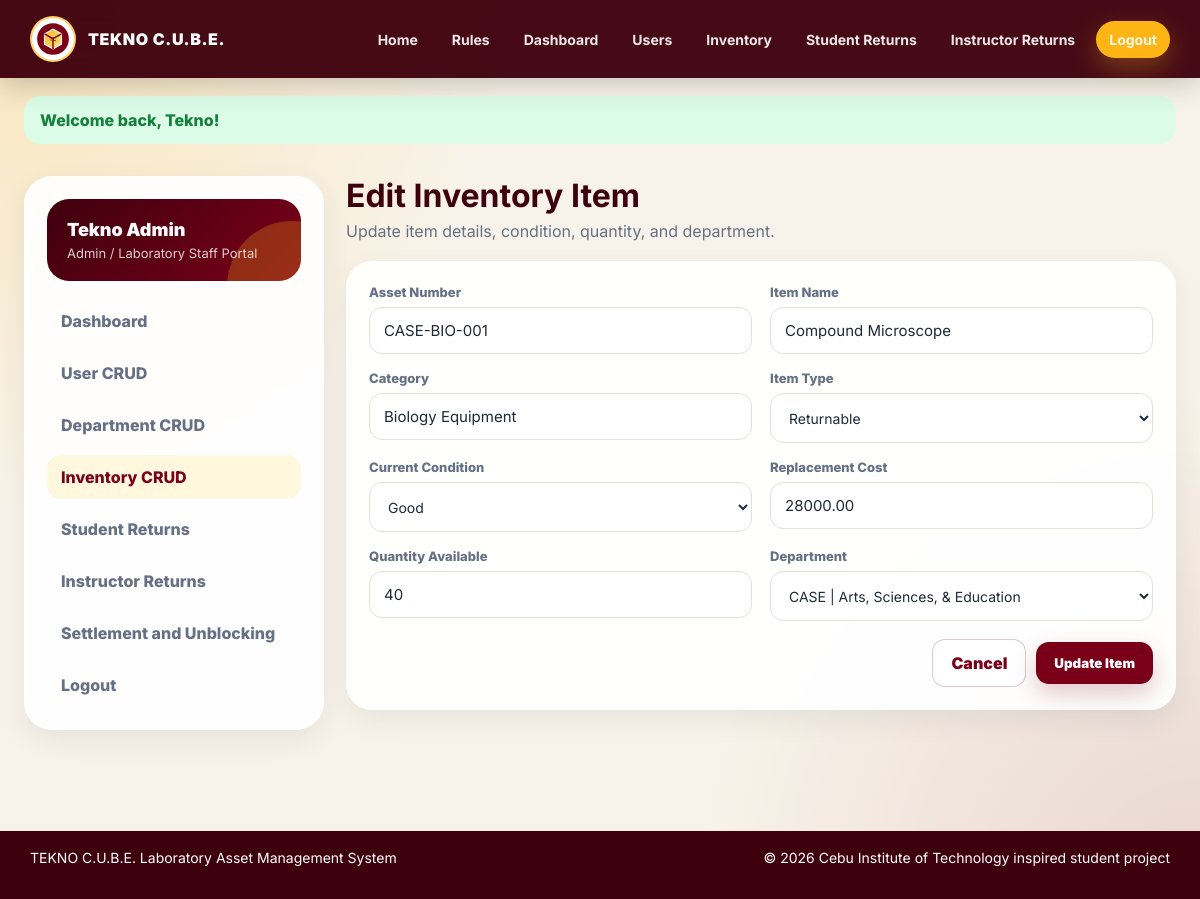
Page /admin/inventory/edit.php?id=CASE-BIO-001 (signed in) on the committed database.
### tables this page shows
CREATE TABLE `User` (
    UserID VARCHAR(20) PRIMARY KEY,
    FirstName VARCHAR(50) NOT NULL,
    LastName VARCHAR(50) NOT NULL,
    UserType ENUM('Student','Instructor','Admin') NOT NULL,
    Email VARCHAR(100) NOT NULL UNIQUE,
    PasswordHash VARCHAR(255) NOT NULL,
    CreatedAt TIMESTAMP NOT NULL DEFAULT CURRENT_TIMESTAMP
);

CREATE TABLE Inventory_item (
    AssetNumber VARCHAR(20) PRIMARY KEY,
    ItemName VARCHAR(100) NOT NULL,
    Category VARCHAR(50) NOT NULL,
    ItemType ENUM('Consumable','Reusable','Returnable') NOT NULL,
    CurrentCondition ENUM('Good','Worn','Damaged') NOT NULL DEFAULT 'Good',
    ReplacementCost DECIMAL(10,2) NOT NULL DEFAULT 0.00,
    QuantityAvailable INT NOT NULL DEFAULT 0,
    DepartmentID VARCHAR(20) NOT NULL,
    CONSTRAINT chk_inventory_replacement_cost CHECK (ReplacementCost >= 0),
    CONSTRAINT chk_inventory_quantity CHECK (QuantityAvailable >= 0),
    CONSTRAINT fk_inventory_department FOREIGN KEY (DepartmentID) REFERENCES Department(DepartmentID) ON DELETE RESTRICT ON UPDATE CASCADE
);

CREATE TABLE Department (
    DepartmentID VARCHAR(20) PRIMARY KEY,
    DepartmentName VARCHAR(100) NOT NULL UNIQUE,
    Location VARCHAR(100) NOT NULL
);

### connect.php (called while the page is built, shortened)
<?php
try {
    $connection = new mysqli(DB_HOST, DB_USER, DB_PASS, DB_NAME);
    $connection->set_charset('utf8mb4');
} catch (mysqli_sql_exception $e) {
    die('Database connection failed. Please import database/tekno_cube.sql in phpMyAdmin first. Error: ' . htmlspecialchars($e->getMessage()));
}
function url(string $path = ''): string
{
    return BASE_URL . ltrim($path, '/');
}
function h(?string $value): string
{
    return htmlspecialchars($value ?? '', ENT_QUOTES, 'UTF-8');
}
function current_user(): ?array
{
    global $connection;
    $stmt = $connection->prepare('SELECT UserID, FirstName, LastName, UserType, Email FROM `User` WHERE UserID = ? LIMIT 1');
    $stmt->bind_param('s', $_SESSION['user_id']);
    $stmt->execute();
    $result = $stmt->get_result();
    return $result->fetch_assoc() ?: null;
}
?>

### includes/options.php (called while the page is built, shortened)
<?php
function college_departments(): array
{
    return [
        'DEPT-CEA' => ['code' => 'CEA', 'name' => 'College of Engineering and Architecture', 'short' => 'Engineering and Architecture', 'location' => 'Engineering and Architecture Building'],
        'DEPT-CMBA' => ['code' => 'CMBA', 'name' => 'College of Management, Business & Accountancy', 'short' => 'Management, Business & Accountancy', 'location' => 'Management and Business Building'],
        'DEPT-CASE' => ['code' => 'CASE', 'name' => 'College of Arts, Sciences, & Education', 'short' => 'Arts, Sciences, & Education', 'location' => 'Arts, Sciences, and Education Building'],
        'DEPT-CNAHS' => ['code' => 'CNAHS', 'name' => 'College of Nursing & Allied Health Sciences', 'short' => 'Nursing & Allied Health Sciences', 'location' => 'Nursing and Allied Health Sciences Building'],
        'DEPT-CCS' => ['code' => 'CCS', 'name' => 'College of Computer Studies', 'short' => 'Computer Studies', 'location' => 'NGE Building'],
        'DEPT-CCJ' => ['code' => 'CCJ', 'name' => 'College of Criminal Justice', 'short' => 'Criminal Justice', 'location' => 'Criminal Justice Building'],
    ];
}
function department_code(string $departmentId): string
{
    $departments = college_departments();
    return $departments[$departmentId]['code'] ?? $departmentId;
}
function department_short_name(string $departmentId): string
{
    $departments = college_departments();
    return $departments[$departmentId]['short'] ?? $departmentId;
}
?>

### admin/inventory/edit.php (the view, shortened to what this page needs)
<?php
require_once '../../connect.php';
require_once ROOT_PATH . '/includes/options.php';
$active = 'inventory';
$id = $_GET['id'] ?? '';
$stmt = $connection->prepare('SELECT * FROM Inventory_item WHERE AssetNumber=?');
$stmt->bind_param('s', $id);
$stmt->execute();
$item = $stmt->get_result()->fetch_assoc();
$departments = $connection->query('SELECT DepartmentID, DepartmentName FROM Department ORDER BY DepartmentName');
require_once ROOT_PATH . '/includes/header.php';
?>
<div class="layout">
    <?php require ROOT_PATH . '/admin/sidebar.php'; ?>
    <section class="content">
        <div class="page-head"><div><h1>Edit Inventory Item</h1><p>Update item details, condition, quantity, and department.</p></div></div>
        <form class="panel" method="post">
            <div class="form-grid">
                <div><label>Asset Number</label><input value="<?= h($item['AssetNumber']) ?>" disabled></div>
                <div><label for="item_name">Item Name</label><input id="item_name" name="item_name" value="<?= h($item['ItemName']) ?>" required></div>
                <div><label for="category">Category</label><input id="category" name="category" value="<?= h($item['Category']) ?>" required></div>
                <div><label for="item_type">Item Type</label><select id="item_type" name="item_type"><?php foreach(['Consumable','Reusable','Returnable'] as $v): ?><option <?= $item['ItemType']===$v?'selected':'' ?>><?= $v ?></option><?php endforeach; ?></select></div>
                <div><label for="current_condition">Current Condition</label><select id="current_condition" name="current_condition"><?php foreach(['Good','Worn','Damaged'] as $v): ?><option <?= $item['CurrentCondition']===$v?'selected':'' ?>><?= $v ?></option><?php endforeach; ?></select></div>
                <div><label for="replacement_cost">Replacement Cost</label><input id="replacement_cost" name="replacement_cost" type="number" min="0" step="0.01" value="<?= h($item['ReplacementCost']) ?>" required></div>
                <div><label for="quantity_available">Quantity Available</label><input id="quantity_available" name="quantity_available" type="number" min="0" value="<?= h($item['QuantityAvailable']) ?>" required></div>
                <div><label for="department_id">Department</label><select id="department_id" name="department_id"><?php while($d=$departments->fetch_assoc()): ?><option value="<?= h($d['DepartmentID']) ?>" <?= $item['DepartmentID']===$d['DepartmentID']?'selected':'' ?>><?= h(department_code($d['DepartmentID']) . ' | ' . department_short_name($d['DepartmentID'])) ?></option><?php endwhile; ?></select></div>
            </div>
            <div class="form-actions"><a class="btn btn-outline" href="<?= url('admin/inventory/index.php') ?>">Cancel</a><button class="btn btn-primary">Update Item</button></div>
        </form>
    </section>
</div>
<?php require_once ROOT_PATH . '/includes/footer.php'; ?>

### admin/sidebar.php
<?php $active = $active ?? ''; ?>
<aside class="sidebar">
    <?php $user = current_user(); ?>
    <div class="profile-box">
        <div class="name"><?= h(($user['FirstName'] ?? '') . ' ' . ($user['LastName'] ?? '')) ?></div>
        <div class="role">Admin / Laboratory Staff Portal</div>
    </div>
    <nav class="side-links">
        <a class="<?= $active === 'dashboard' ? 'active' : '' ?>" href="<?= url('admin/dashboard.php') ?>">Dashboard</a>
        <a class="<?= $active === 'users' ? 'active' : '' ?>" href="<?= url('admin/users/index.php') ?>">User CRUD</a>
        <a class="<?= $active === 'departments' ? 'active' : '' ?>" href="<?= url('admin/departments/index.php') ?>">Department CRUD</a>
        <a class="<?= $active === 'inventory' ? 'active' : '' ?>" href="<?= url('admin/inventory/index.php') ?>">Inventory CRUD</a>
        <a class="<?= $active === 'returns' ? 'active' : '' ?>" href="<?= url('admin/returns/index.php') ?>">Student Returns</a>
        <a class="<?= $active === 'reservation_returns' ? 'active' : '' ?>" href="<?= url('admin/reservations/index.php') ?>">Instructor Returns</a>
        <a class="<?= $active === 'liabilities' ? 'active' : '' ?>" href="<?= url('admin/liabilities/index.php') ?>">Settlement and Unblocking</a>
        <a href="<?= url('logout.php') ?>">Logout</a>
    </nav>
</aside>

### css/site.css (style rules this page uses)
:root { --maroon: #7A0019; --maroon-dark: #3F000D; --maroon-900: #250007; --gold: #FDB515; --gold-dark: #D99A00; --gold-soft: #FFF7DE; --ink: #1F2937; --muted: #667085; --line: #E6E1D8; --bg: #F8F3EA; --card: #FFFFFF; --success: #15803D; --success-bg: #DCFCE7; --danger: #B91C1C; --danger-bg: #FEE2E2; --warning: #A16207; --warning-bg: #FEF3C7; --info: #1D4ED8; --info-bg: #DBEAFE; --shadow: 0 18px 45px rgba(74, 0, 16, .12); --soft-shadow: 0 10px 28px rgba(17, 24, 39, .07); }
* { box-sizing: border-box; }
html { scroll-behavior: smooth; }
body { margin: 0; font-family: 'Inter', 'Segoe UI', sans-serif; color: var(--ink); background: radial-gradient(circle at top left, rgba(253,181,21,.22), transparent 34%), radial-gradient(circle at bottom right, rgba(122,0,25,.12), transparent 34%), var(--bg); min-height: 100vh; }
a { color: inherit; text-decoration: none; }
button, input, select, textarea { font-family: inherit; }
.btn { display: inline-flex; align-items: center; justify-content: center; gap: 8px; border: 0; border-radius: 13px; padding: 13px 18px; font-weight: 900; cursor: pointer; transition: transform .15s ease, box-shadow .15s ease, opacity .15s ease; white-space: nowrap; }
.btn-primary { background: var(--maroon); color: #fff; box-shadow: 0 10px 24px rgba(122,0,25,.22); }
.btn-outline { background: #fff; color: var(--maroon); border: 1px solid rgba(122,0,25,.22); }
.layout { width: min(1460px, 96vw); margin: 32px auto 48px; display: grid; grid-template-columns: 300px 1fr; gap: 22px; }
.sidebar { background: rgba(255,255,255,.92); border: 1px solid rgba(255,255,255,.8); border-radius: 28px; padding: 22px; box-shadow: var(--soft-shadow); position: sticky; top: 100px; height: fit-content; }
.profile-box { background: linear-gradient(135deg, var(--maroon-dark), var(--maroon)); color: #fff; border-radius: 22px; padding: 20px; margin-bottom: 18px; overflow: hidden; position: relative; }
.profile-box::after { content: ''; position: absolute; width: 130px; height: 130px; border-radius: 50%; background: rgba(253,181,21,.25); right: -56px; bottom: -70px; }
.profile-box .name { font-size: 18px; font-weight: 900; position: relative; z-index: 1; }
.profile-box .role { color: rgba(255,255,255,.8); font-size: 13px; margin-top: 5px; position: relative; z-index: 1; }
.side-links { display: grid; gap: 8px; }
.side-links a { padding: 12px 14px; border-radius: 14px; color: var(--muted); font-weight: 800; }
.side-links a:hover, .side-links a.active { background: var(--gold-soft); color: var(--maroon); }
.content { min-width: 0; }
.page-head { display: flex; justify-content: space-between; align-items: center; gap: 18px; margin-bottom: 20px; }
.page-head h1 { font-size: 32px; margin: 0; color: var(--maroon-dark); }
.page-head p { margin: 6px 0 0; color: var(--muted); }
.panel { background: rgba(255,255,255,.94); border: 1px solid rgba(255,255,255,.85); border-radius: 26px; box-shadow: var(--soft-shadow); padding: 22px; }
.form-grid { display: grid; grid-template-columns: repeat(2, minmax(0, 1fr)); gap: 16px 18px; }
label { display: block; color: var(--muted); font-size: 13px; font-weight: 800; margin-bottom: 7px; }
input, select, textarea { width: 100%; min-width: 0; border: 1px solid var(--line); background: #fff; border-radius: 13px; padding: 13px 14px; color: var(--ink); font-size: 15px; outline: none; }
select { min-height: 50px; }
option { white-space: normal; }
.form-actions { display: flex; justify-content: flex-end; align-items: center; gap: 10px; margin-top: 18px; flex-wrap: wrap; }
select { font-size: 14px; }

### rows in the picture
user: FirstName+LastName "Tekno Admin"
inventory_item: AssetNumber "CASE-BIO-001", item_name "Compound Microscope", category "Biology Equipment", item_type "Returnable", current_condition "Good", replacement_cost "28000.00", quantity_available "40", department_id "CASE | Arts, Sciences, & Education"

### other values in the picture
$flash['message'] "Welcome back, Tekno!"
